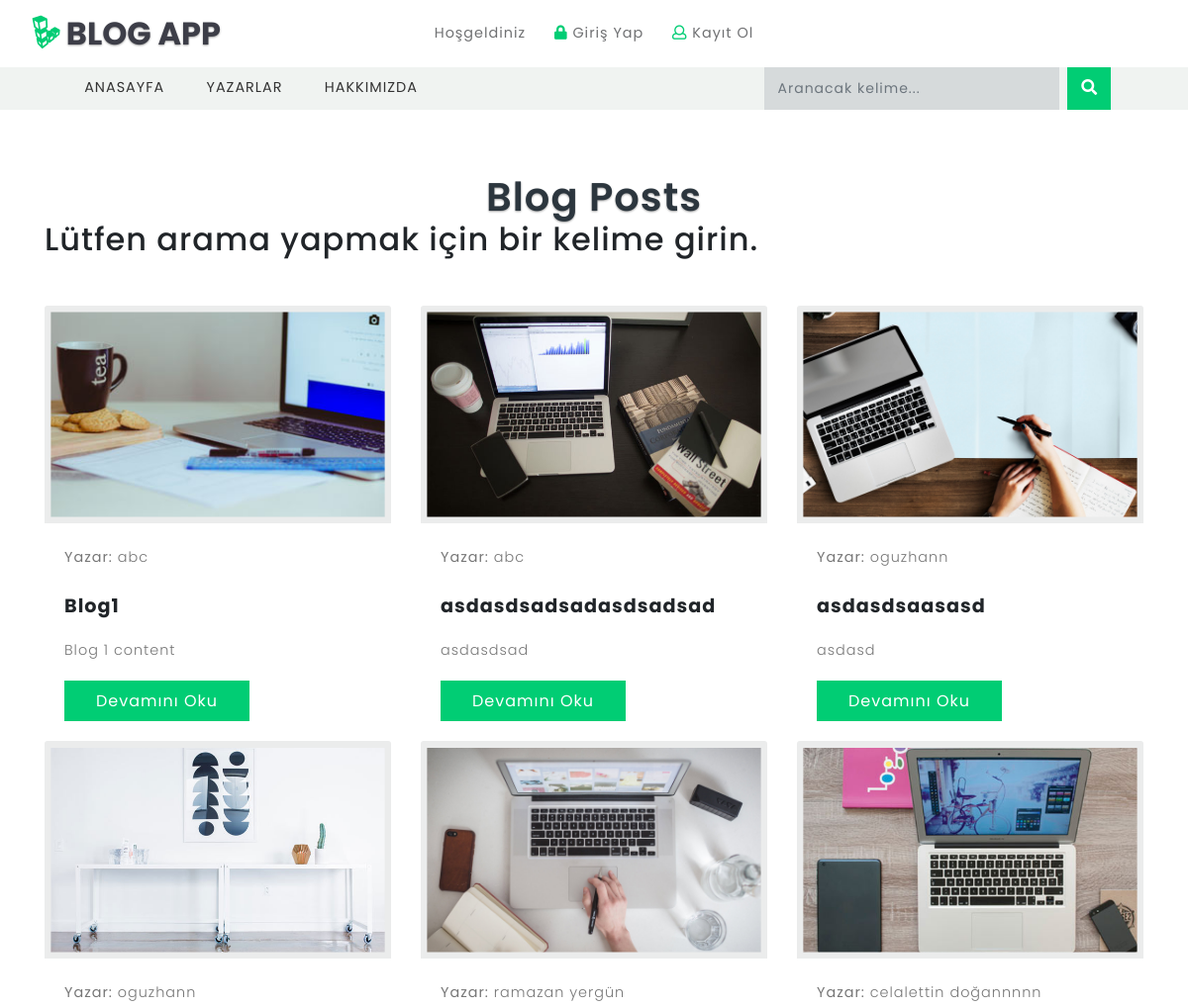
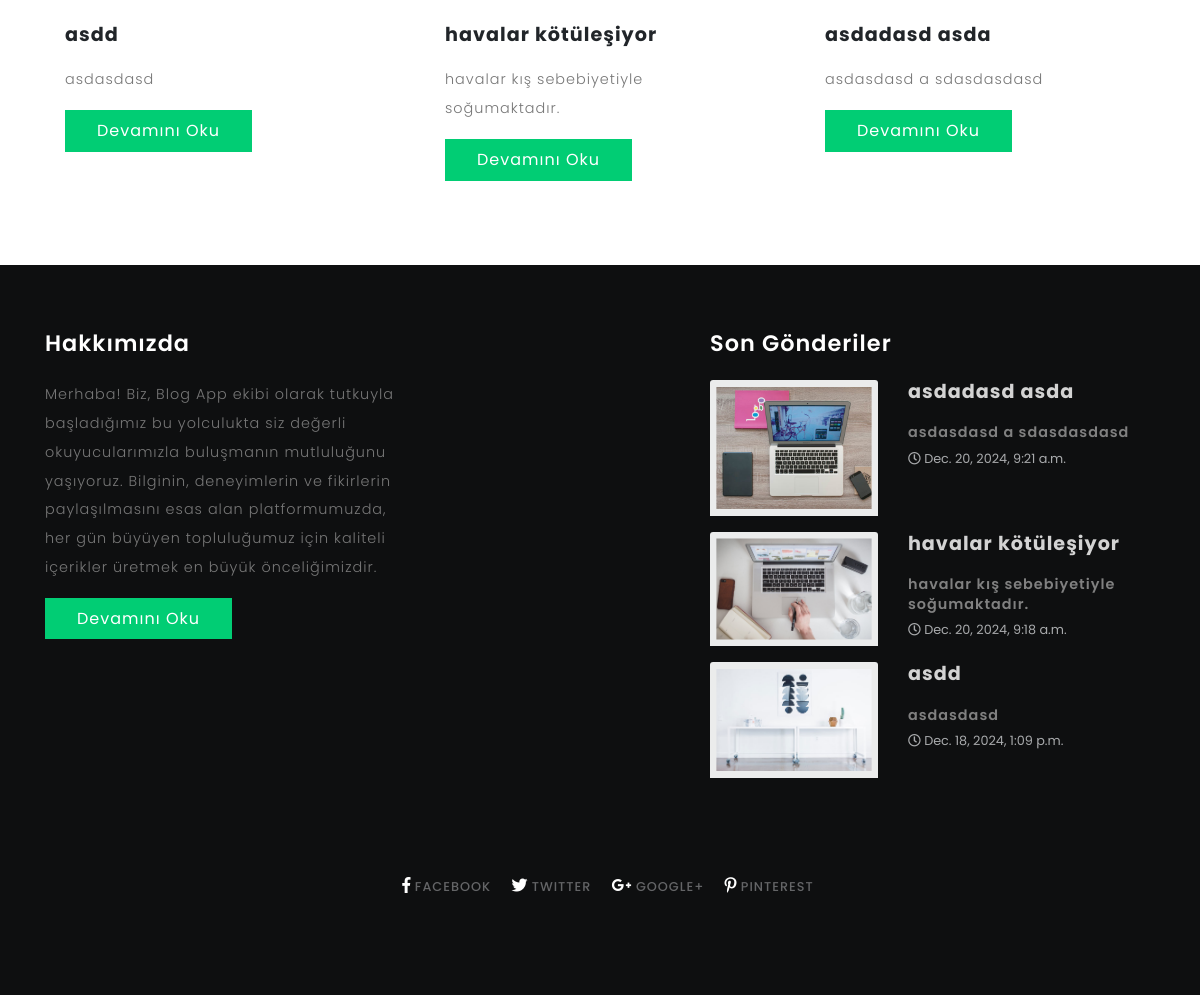
The app's page /search/ with its own data (2 pictures, top to bottom).
### tasks/models.py (models this page shows, shortened)
class Blog(models.Model):
    BlogTitle = models.CharField(max_length=50)
    BlogContent = models.CharField(max_length=200)
    BlogImage =  models.ImageField(upload_to="blogs")
    BlogCreateDate = models.DateTimeField(auto_now_add=True)
    slug = models.SlugField(null=False,blank=True,unique=True,db_index=True,editable=False)
    writer = models.ForeignKey(Writer,null=True,on_delete=models.SET_NULL)

class Writer(models.Model):
    WriterName = models.CharField(max_length=50, unique=True)
    WriterMail = models.EmailField(max_length=200, unique=True)
    WriterPassword = models.CharField(max_length=128)
    WriterAbout = models.CharField(max_length=250,null=True)
    WriterImage=models.ImageField(upload_to="writer",null=True)
    WriterStatus = models.BooleanField(default=True)
    slug = models.SlugField(null=False, blank=True, unique=True, db_index=True, editable=False)
    last_login = models.DateTimeField(default=timezone.now)
    is_active = models.BooleanField(default=True)

### tasks/views.py (the view)
# urls.py: path('search/', views.search_view, name='search'),
def search_view(request):
    query = request.GET.get('Search', '')  # Arama kelimesini alıyoruz
    results = Blog.objects.filter(BlogTitle__icontains=query)  # Blog başlığı içinde arama yapıyoruz
    return render(request, 'blog/searchBar.html', {
        'query': query,
        'results': results
    })

### tasks/context_processors.py (called while the page is built)
def last_3_blogs(request):
    blogs = Blog.objects.all().order_by('-BlogCreateDate')[:3]
    return {'last_3_blogs': blogs}

### tasks/templates/blog/searchBar.html (shortened to what this page needs)
{% extends "layout.html" %}
{% load static %}
{% block content %}
<section class="main-content-w3layouts-agileits">
    <div class="container">
        <h3 class="tittle">Blog Posts</h3>
        {% if query %}
            <h2>"{{ query }}" için arama sonuçları:</h2>
        {% else %}
            <h2>Lütfen arama yapmak için bir kelime girin.</h2>
        {% endif %}
        <div class="inner-sec">
            <div class="left-blog-info-w3layouts-agileits text-left">
                <div class="row">
                    {% if results %}
                        {% for blog in results %}
                            <div class="col-lg-4 card">
                                <a href="{% url 'blog_details' blog.slug %}">
                                    <img src="{{ blog.BlogImage.url }}" class="card-img-top img-fluid" alt="{{ blog.BlogTitle }}">
                                </a>
                                <div class="card-body">
                                    <p class="card-text">
                                        <strong>Yazar:</strong> {{ blog.writer.WriterName }}
                                    </p>
                                    <h5 class="card-title">{{ blog.BlogTitle }}</h5>
                                    <p class="card-text mb-3">
                                        {{ blog.BlogContent|truncatechars:50 }}
                                    </p>
                                    <a href="{% url 'blog_details' blog.slug %}" class="btn btn-primary read-m">Devamını Oku</a>
                                </div>
                            </div>
                        {% endfor %}
                    {% else %}
                        <p>Sonuç bulunamadı.</p>
                    {% endif %}
                </div>
            </div>
        </div>
    </div>
</section>
{% endblock %}

### templates/partials/_last3BlogPartials.html
<div class="tech-btm">
	<h3>Son Gönderiler</h3>
	{% for blog in last_3_blogs%}
	<div class="blog-grids row mb-3">
		<div class="col-md-5 blog-grid-left">
			<a href="{% url 'blog_details' blog.slug %}">
				<img src="{{ blog.BlogImage.url }}" class="card-img-top "  style="width: 100%;height: 100%;"  alt="{{blog.BlogTitle}}">
			</a>
		</div>
		<div class="col-md-7 blog-grid-right">
            <h4>
                <a href="{% url 'blog_details' blog.slug %}" style="color:lightgray">{{blog.BlogTitle}} </a>
            </h4>
			<h5>
					 <a href="{% url 'blog_details' blog.slug %}" style="color:#808080;">{{blog.BlogContent}} </a>
			</h5>
			<div class="sub-meta">
				<span>
						<i class="far fa-clock"></i> {{blog.BlogCreateDate}}
				</span>
			</div>
		</div>
	</div>
	{%endfor%}
</div>

### tasks/static/css/style.css (style rules this page uses)
html, body { margin: 0; font-size: 100%; font-family: 'Poppins', sans-serif; background: #fff; }
body a { text-decoration: none; transition: 0.5s all; -webkit-transition: 0.5s all; -moz-transition: 0.5s all; -o-transition: 0.5s all; -ms-transition: 0.5s all; }
h1, h2, h3, h4, h5, h6 { margin: 0; font-family: 'Poppins', sans-serif; letter-spacing:1px; }
p { margin: 0; font-size: 0.9em; color: #777777; line-height: 2em; letter-spacing: 1px; font-weight: 300; }
a.btn.btn-primary.read-m { border-radius: 0; padding: 0.55em 2em; letter-spacing: 1px; background: #01cd74; border: none; }
h3.tittle { text-align: center; font-size: 2.5em; color: #2c363e; text-shadow: 0 1px 2px rgba(0, 0, 0, 0.37); font-weight: 600; }
.inner-sec { margin-top:3em; }
.bottom-slider,.main-content-w3layouts-agileits { padding: 5em 0; }
.blog-grid-top h3,.two-blog2 h3,h5.card-title { font-size: 1.2em; margin: 1.2em 0 1em 0; font-weight: 700; }
.tech-btm img { background: #ebecec; padding: .4em; }
.tech-btm h4 { font-size: 1.2em; color: #333333; font-weight: 700; margin-bottom: 1em; }
.tech-btm { margin-bottom: 2em; }
.tech-btm h5 { font-size: 0.9em; line-height: 1.4em; font-weight: 600; }
.tech-btm h5 a { color:#333; }
.sub-meta span { font-size: 0.8em; color: #a9abad; line-height: 2.5em; }
.card { border:none; }
.card-img-top { width: 100%; border: none; background: #ebecec; padding: .4em; }
.footer-grid-agileits-w3ls img { width:100%; }
.footer-grid-agileits-w3ls h2,.footer-grid-agileits-w3ls h3 { font-size: 1.4em; color: #ffffff; font-weight: 600; line-height: 1.3; margin-bottom: 1em; }
@media (max-width:1440px) { .bottom-slider, .main-content-w3layouts-agileits, footer,.banner-bottom { padding: 4em 0; } }

### tasks/templates/blog/searchBar.html (style rules this page uses)
.card-img-top { width: 100%; height: 220px; object-fit: cover; }

### records on screen
Blog: BlogImage (picture), writer.WriterName "abc", BlogTitle "Blog1", BlogContent "Blog 1 content"
Blog: BlogImage (picture), writer.WriterName "abc", BlogTitle "asdasdsadsadasdsadsad", BlogContent "asdasdsad"
Blog: BlogImage (picture), writer.WriterName "oguzhann", BlogTitle "asdasdsaasasd", BlogContent "asdasd"
Blog: BlogImage (picture), writer.WriterName "oguzhann", BlogTitle "asdd", BlogContent "asdasdasd", BlogCreateDate "Dec. 18, 2024, 1:09 p.m."
Blog: BlogImage (picture), writer.WriterName "ramazan yergün", BlogTitle "havalar kötüleşiyor", BlogContent "havalar kış sebebiyetiyle soğumaktadır.", BlogCreateDate "Dec. 20, 2024, 9:18 a.m."
Blog: BlogImage (picture), writer.WriterName "celalettin doğannnnn", BlogTitle "asdadasd asda", BlogContent "asdasdasd a sdasdasdasd", BlogCreateDate "Dec. 20, 2024, 9:21 a.m."
